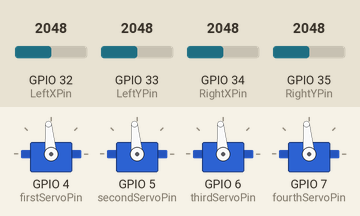
Recording of a program running on a simulated ESP32. Shown: 4 × servo. Inputs (shaded band) come from the test bench; at power-on: GPIO 32 (LeftXPin) = 2048, GPIO 33 (LeftYPin) = 2048, GPIO 34 (RightXPin) = 2048, GPIO 35 (RightYPin) = 2048.

Above: at 1.2 s.
1.3 s: GPIO 32 (LeftXPin) set to 360
At 2.5 s:
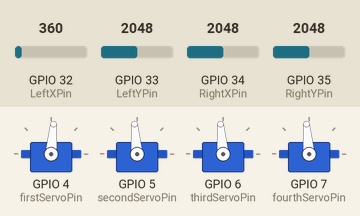
2.8 s: GPIO 33 (LeftYPin) set to 360
At 3.8 s:
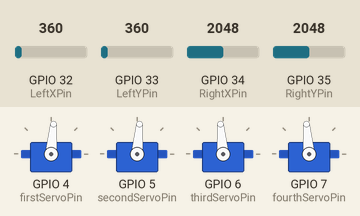
4.3 s: GPIO 34 (RightXPin) set to 360
At 5.0 s:
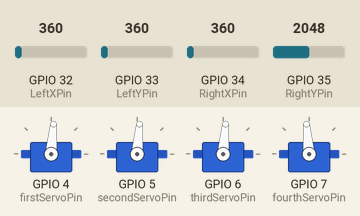
5.8 s: GPIO 35 (RightYPin) set to 360
At 6.1 s:
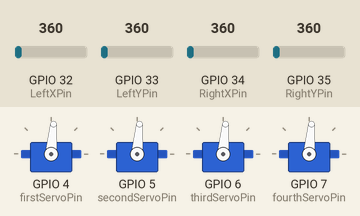
Timing chart, 0 to 8.3 s (numbered marks = the images above; inputs shaded):
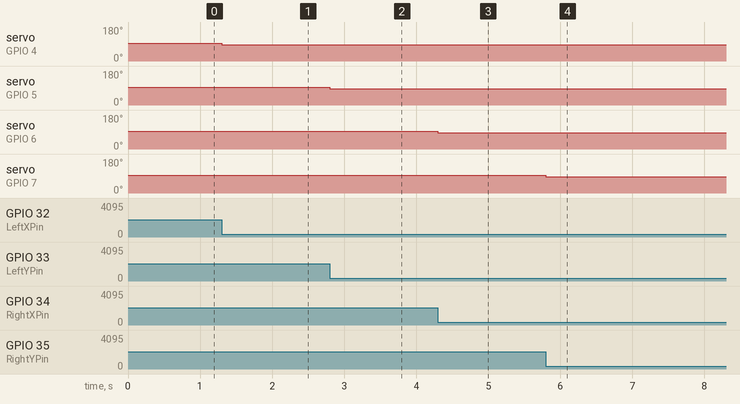

Measured:
- after the input at 1.3 s, servo on GPIO 4 (firstServoPin): 95° → 85° at once
- after the input at 2.8 s, servo on GPIO 5 (secondServoPin): 95° → 85° at once
- after the input at 4.3 s, servo on GPIO 6 (thirdServoPin): 95° → 85° at once
- after the input at 5.8 s, servo on GPIO 7 (fourthServoPin): 95° → 85° at once

The program:

main.cpp
```cpp
#include <Arduino.h>
#include <ESP32Servo.h>

Servo myServo1;
Servo myServo2;
Servo myServo3;
Servo myServo4;

int firstServoPin = 4;
int secondServoPin = 5;
int thirdServoPin = 6;
int fourthServoPin = 7;

int LeftXPin = 32;
int LeftYPin = 33;
int RightXPin = 34;
int RightYPin = 35;

void setup()
{
  myServo1.attach(firstServoPin);
  myServo2.attach(secondServoPin);
  myServo3.attach(thirdServoPin);
  myServo4.attach(fourthServoPin);

  myServo1.write(90);
  myServo2.write(90);
  myServo3.write(90);
  myServo4.write(90);
}

void moveHandler(int value, Servo &servo)
{
  if (value >= 500 && value <= 550)
  {
    servo.write(90);
  }
  if (value < 400)
  {
    servo.write(85);
  }
  if (value > 800)
  {
    servo.write(95);
  }
}

void handleAxis(int pin, Servo &servo)
{
  int value = analogRead(pin);
  moveHandler(value, servo);
}

void loop()
{
  handleAxis(LeftXPin, myServo1);
  handleAxis(LeftYPin, myServo2);
  handleAxis(RightXPin, myServo3);
  handleAxis(RightYPin, myServo4);
}
```
